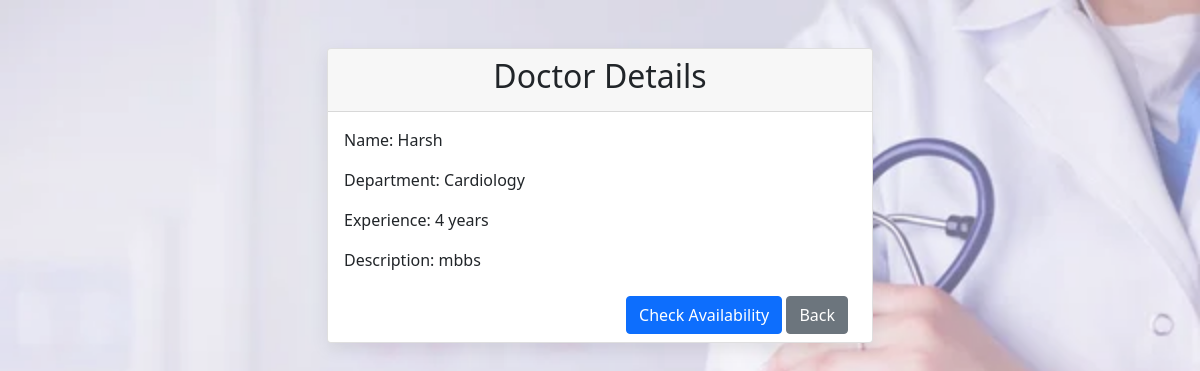
The app's page /patient/doctors/2 with its own data.
### models.py (models this page shows)
class Doctor(db.Model):
    __tablename__ = "doctor"
    id = db.Column(db.Integer, primary_key=True)
    email = db.Column(db.String(120), unique=True, nullable=False)
    username = db.Column(db.String(80), unique=True, nullable=False)
    name = db.Column(db.String(80), nullable=False)
    password = db.Column(db.String(255), nullable=False)
    description = db.Column(db.Text, nullable=False)
    experience = db.Column(db.Integer, nullable=False)
    is_blacklisted = db.Column(db.Boolean, default=False, nullable=False)
    department_id = db.Column(db.Integer, db.ForeignKey("department.id"), nullable=False)
    availabilities = db.relationship("Availability", backref="doctor", lazy=True)
    appointments = db.relationship("Appointment", backref="doctor", lazy=True)

class Department(db.Model):
    __tablename__ = "department"
    id = db.Column(db.Integer, primary_key=True)
    name = db.Column(db.String(80), unique=True, nullable=False)
    overview = db.Column(db.Text, nullable=False)
    doctors = db.relationship("Doctor", backref="department", lazy=True)

### app.py (the view)
@app.route("/patient/doctors/<int:doctor_id>")
def view_doctor_details(doctor_id):
    doctor = Doctor.query.get_or_404(doctor_id)
    patient_id = session.get("patient_id")
    dept_id = doctor.department_id
    return render_template(
        "view_doctors_details.html",
        doctor=doctor,
        patient_id=patient_id,
        dept_id=dept_id,
    )

### templates/view_doctors_details.html (shortened to what this page needs)
<!DOCTYPE html>
<html lang="en">
  <head>
    <link rel="stylesheet" href="/static/css/style.css" />
    <link
      href="https://cdn.jsdelivr.net/npm/bootstrap@5.0.2/dist/css/bootstrap.min.css"
      rel="stylesheet"
    />
  </head>
  <body class="bg-light">
    <div class="container">
      <div class="row justify-content-center">
        <div class="col-md-6">
          <div class="card mt-5">
            <div class="card-header">
              <h2 class="text-center">Doctor Details</h2>
            </div>
            <div class="card-body">
              <p class="card-text">Name: {{ doctor.name }}</p>
              <p class="card-text">Department: {{ doctor.department.name }}</p>
              <p class="card-text">Experience: {{ doctor.experience }} years</p>
              <p class="card-text">Description: {{ doctor.description }}</p>
            </div>
            <div class="mt-2 text-end mx-4 my-2">
              <a href="/patient/{{ patient_id }}/doctors/{{ doctor.id }}/availability" class="btn btn-primary">Check Availability</a>
              <a href="/patient/{{ patient_id }}/departments/{{ dept_id }}" class="btn btn-secondary">Back</a>
            </div>
          </div>
        </div>
      </div>
    </div>
  </body>
</html>

### static/css/style.css (style rules this page uses)
body { background: url('/static/images/hosp.jpg') no-repeat center center fixed; background-size: cover; font-family: Arial, Helvetica, sans-serif; min-height: 100vh; color: #212529; }
body::before { content: ""; position: fixed; inset: 0; background: rgba(255, 255, 255, 0.25); pointer-events: none; }
.card { border-radius: 12px; box-shadow: 0 6px 18px rgba(0,0,0,0.08); }
.form-control, .form-select, .btn { border-radius: 10px; }

### records on screen
Doctor: name "Harsh", experience "4", description "mbbs"
Department: department.name "Cardiology"
